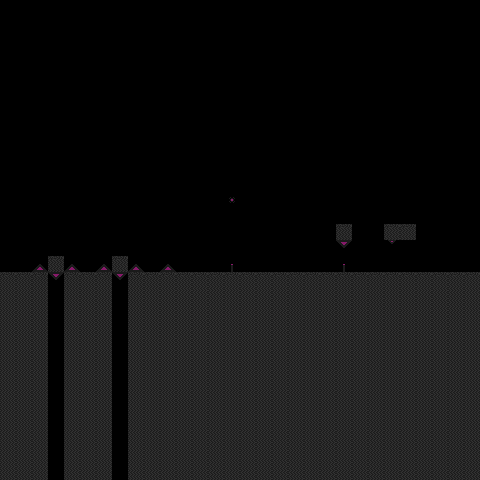

This is a level from a 2D game, rendered from its Tiled map with the project's own tilesets. A one-line summary and the complete map file follow:
An orthogonal 30x30 tile map with 16x16 px tiles, 2 tile layers (walls, obsidian_obstacles).

<map version="1.10" tiledversion="1.10.2" orientation="orthogonal" renderorder="right-down" width="30" height="30" tilewidth="16" tileheight="16" infinite="0" nextlayerid="3" nextobjectid="1">
 <tileset firstgid="1" source="../obsidian.tsx" />
 <layer id="1" name="walls" width="30" height="30">
  <data encoding="csv">
0,0,0,0,0,0,0,0,0,0,0,0,0,0,0,0,0,0,0,0,0,0,0,0,0,0,0,0,0,0,
0,0,0,0,0,0,0,0,0,0,0,0,0,0,0,0,0,0,0,0,0,0,0,0,0,0,0,0,0,0,
0,0,0,0,0,0,0,0,0,0,0,0,0,0,0,0,0,0,0,0,0,0,0,0,0,0,0,0,0,0,
0,0,0,0,0,0,0,0,0,0,0,0,0,0,0,0,0,0,0,0,0,0,0,0,0,0,0,0,0,0,
0,0,0,0,0,0,0,0,0,0,0,0,0,0,0,0,0,0,0,0,0,0,0,0,0,0,0,0,0,0,
0,0,0,0,0,0,0,0,0,0,0,0,0,0,0,0,0,0,0,0,0,0,0,0,0,0,0,0,0,0,
0,0,0,0,0,0,0,0,0,0,0,0,0,0,0,0,0,0,0,0,0,0,0,0,0,0,0,0,0,0,
0,0,0,0,0,0,0,0,0,0,0,0,0,0,0,0,0,0,0,0,0,0,0,0,0,0,0,0,0,0,
0,0,0,0,0,0,0,0,0,0,0,0,0,0,0,0,0,0,0,0,0,0,0,0,0,0,0,0,0,0,
0,0,0,0,0,0,0,0,0,0,0,0,0,0,0,0,0,0,0,0,0,0,0,0,0,0,0,0,0,0,
0,0,0,0,0,0,0,0,0,0,0,0,0,0,0,0,0,0,0,0,0,0,0,0,0,0,0,0,0,0,
0,0,0,0,0,0,0,0,0,0,0,0,0,0,0,0,0,0,0,0,0,0,0,0,0,0,0,0,0,0,
0,0,0,0,0,0,0,0,0,0,0,0,0,0,0,0,0,0,0,0,0,0,0,0,0,0,0,0,0,0,
0,0,0,0,0,0,0,0,0,0,0,0,0,0,0,0,0,0,0,0,0,0,0,0,0,0,0,0,0,0,
0,0,0,0,0,0,0,0,0,0,0,0,0,0,0,0,0,0,0,0,0,1,0,0,1,1,0,0,0,0,
0,0,0,0,0,0,0,0,0,0,0,0,0,0,0,0,0,0,0,0,0,10,0,0,0,0,0,0,0,0,
0,0,2,1,2,0,2,1,2,0,2,0,0,0,0,0,0,0,0,0,0,0,0,0,0,0,0,0,0,0,
1,1,1,10,1,1,1,10,1,1,1,1,1,1,1,1,1,1,1,1,1,1,1,1,1,1,1,1,1,1,
9,9,9,0,9,9,9,0,9,9,9,9,9,9,9,9,9,9,9,9,9,9,9,9,9,9,9,9,9,9,
9,9,9,0,9,9,9,0,9,9,9,9,9,9,9,9,9,9,9,9,9,9,9,9,9,9,9,9,9,9,
9,9,9,0,9,9,9,0,9,9,9,9,9,9,9,9,9,9,9,9,9,9,9,9,9,9,9,9,9,9,
9,9,9,0,9,9,9,0,9,9,9,9,9,9,9,9,9,9,9,9,9,9,9,9,9,9,9,9,9,9,
9,9,9,0,9,9,9,0,9,9,9,9,9,9,9,9,9,9,9,9,9,9,9,9,9,9,9,9,9,9,
9,9,9,0,9,9,9,0,9,9,9,9,9,9,9,9,9,9,9,9,9,9,9,9,9,9,9,9,9,9,
9,9,9,0,9,9,9,0,9,9,9,9,9,9,9,9,9,9,9,9,9,9,9,9,9,9,9,9,9,9,
9,9,9,0,9,9,9,0,9,9,9,9,9,9,9,9,9,9,9,9,9,9,9,9,9,9,9,9,9,9,
9,9,9,0,9,9,9,0,9,9,9,9,9,9,9,9,9,9,9,9,9,9,9,9,9,9,9,9,9,9,
9,9,9,0,9,9,9,0,9,9,9,9,9,9,9,9,9,9,9,9,9,9,9,9,9,9,9,9,9,9,
9,9,9,0,9,9,9,0,9,9,9,9,9,9,9,9,9,9,9,9,9,9,9,9,9,9,9,9,9,9,
9,9,9,0,9,9,9,0,9,9,9,9,9,9,9,9,9,9,9,9,9,9,9,9,9,9,9,9,9,9
</data>
 </layer>
 <layer id="2" name="obsidian_obstacles" width="30" height="30">
  <data encoding="csv">
0,0,0,0,0,0,0,0,0,0,0,0,0,0,0,0,0,0,0,0,0,0,0,0,0,0,0,0,0,0,
0,0,0,0,0,0,0,0,0,0,0,0,0,0,0,0,0,0,0,0,0,0,0,0,0,0,0,0,0,0,
0,0,0,0,0,0,0,0,0,0,0,0,0,0,0,0,0,0,0,0,0,0,0,0,0,0,0,0,0,0,
0,0,0,0,0,0,0,0,0,0,0,0,0,0,0,0,0,0,0,0,0,0,0,0,0,0,0,0,0,0,
0,0,0,0,0,0,0,0,0,0,0,0,0,0,0,0,0,0,0,0,0,0,0,0,0,0,0,0,0,0,
0,0,0,0,0,0,0,0,0,0,0,0,0,0,0,0,0,0,0,0,0,0,0,0,0,0,0,0,0,0,
0,0,0,0,0,0,0,0,0,0,0,0,0,0,0,0,0,0,0,0,0,0,0,0,0,0,0,0,0,0,
0,0,0,0,0,0,0,0,0,0,0,0,0,0,0,0,0,0,0,0,0,0,0,0,0,0,0,0,0,0,
0,0,0,0,0,0,0,0,0,0,0,0,0,0,0,0,0,0,0,0,0,0,0,0,0,0,0,0,0,0,
0,0,0,0,0,0,0,0,0,0,0,0,0,0,0,0,0,0,0,0,0,0,0,0,0,0,0,0,0,0,
0,0,0,0,0,0,0,0,0,0,0,0,0,0,0,0,0,0,0,0,0,0,0,0,0,0,0,0,0,0,
0,0,0,0,0,0,0,0,0,0,0,0,0,0,0,0,0,0,0,0,0,0,0,0,0,0,0,0,0,0,
0,0,0,0,0,0,0,0,0,0,0,0,0,0,11,0,0,0,0,0,0,0,0,0,0,0,0,0,0,0,
0,0,0,0,0,0,0,0,0,0,0,0,0,0,0,0,0,0,0,0,0,0,0,0,0,0,0,0,0,0,
0,0,0,0,0,0,0,0,0,0,0,0,0,0,0,0,0,0,0,0,0,0,0,0,0,0,0,0,0,0,
0,0,0,0,0,0,0,0,0,0,0,0,0,0,0,0,0,0,0,0,0,0,0,0,3,0,0,0,0,0,
0,0,0,0,0,0,0,0,0,0,0,0,0,0,49,0,0,0,0,0,0,49,0,0,0,0,0,0,0,0,
0,0,0,0,0,0,0,0,0,0,0,0,0,0,0,0,0,0,0,0,0,0,0,0,0,0,0,0,0,0,
0,0,0,0,0,0,0,0,0,0,0,0,0,0,0,0,0,0,0,0,0,0,0,0,0,0,0,0,0,0,
0,0,0,0,0,0,0,0,0,0,0,0,0,0,0,0,0,0,0,0,0,0,0,0,0,0,0,0,0,0,
0,0,0,0,0,0,0,0,0,0,0,0,0,0,0,0,0,0,0,0,0,0,0,0,0,0,0,0,0,0,
0,0,0,0,0,0,0,0,0,0,0,0,0,0,0,0,0,0,0,0,0,0,0,0,0,0,0,0,0,0,
0,0,0,0,0,0,0,0,0,0,0,0,0,0,0,0,0,0,0,0,0,0,0,0,0,0,0,0,0,0,
0,0,0,0,0,0,0,0,0,0,0,0,0,0,0,0,0,0,0,0,0,0,0,0,0,0,0,0,0,0,
0,0,0,0,0,0,0,0,0,0,0,0,0,0,0,0,0,0,0,0,0,0,0,0,0,0,0,0,0,0,
0,0,0,0,0,0,0,0,0,0,0,0,0,0,0,0,0,0,0,0,0,0,0,0,0,0,0,0,0,0,
0,0,0,0,0,0,0,0,0,0,0,0,0,0,0,0,0,0,0,0,0,0,0,0,0,0,0,0,0,0,
0,0,0,0,0,0,0,0,0,0,0,0,0,0,0,0,0,0,0,0,0,0,0,0,0,0,0,0,0,0,
0,0,0,0,0,0,0,0,0,0,0,0,0,0,0,0,0,0,0,0,0,0,0,0,0,0,0,0,0,0,
0,0,0,0,0,0,0,0,0,0,0,0,0,0,0,0,0,0,0,0,0,0,0,0,0,0,0,0,0,0
</data>
 </layer>
</map>
